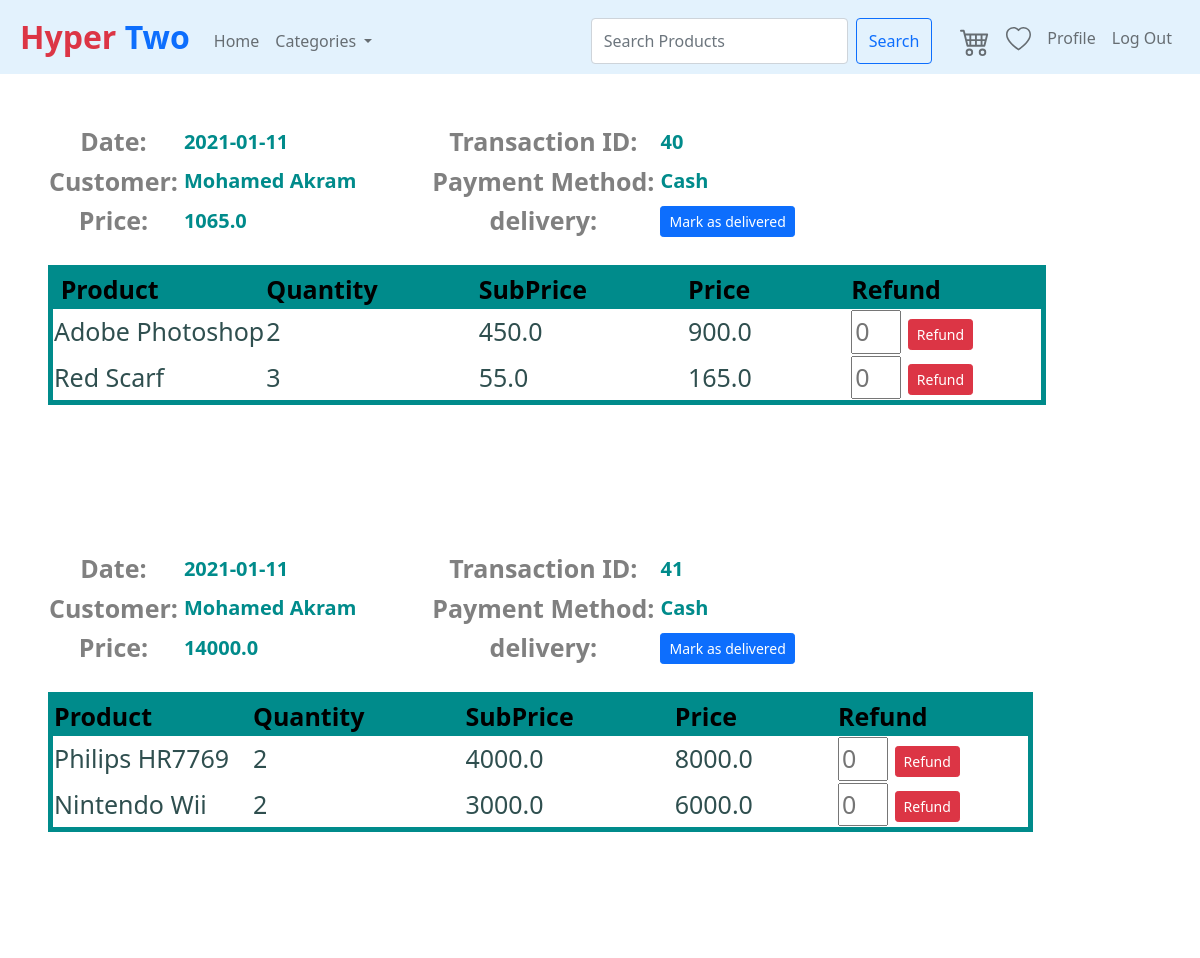
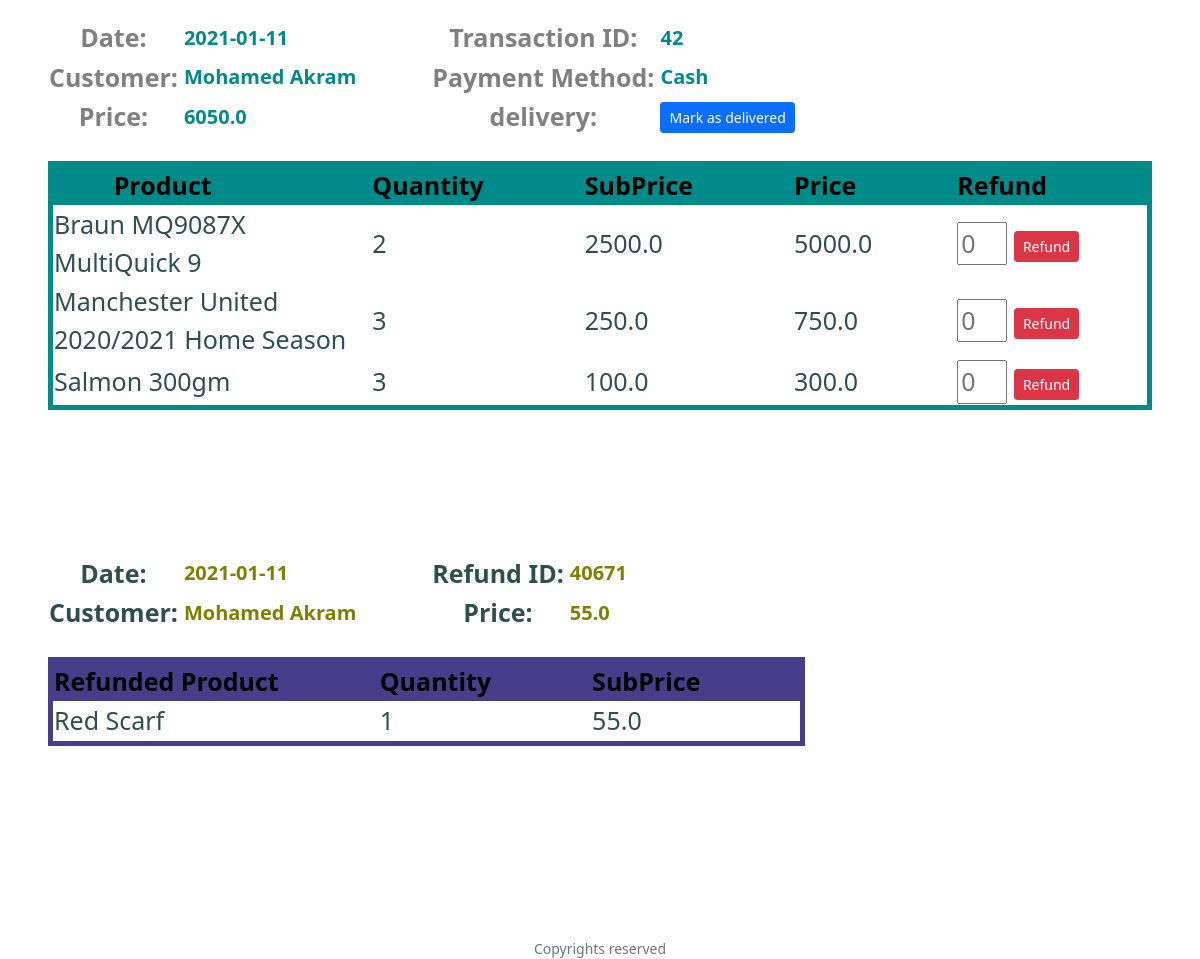
Page /Transactions (signed in) on the committed database (2 pictures, top to bottom).
### tables this page shows
CREATE TABLE Transactions (TransactionID INTEGER PRIMARY KEY AUTOINCREMENT UNIQUE NOT NULL, TransactionDate DATETIME, IsDelivered BOOLEAN, Price DOUBLE NOT NULL, PaymentMethod VARCHAR (100), CustomerID INT REFERENCES Customer (CustomerID) ON DELETE NO ACTION ON UPDATE CASCADE NOT NULL);

CREATE TABLE Customer (CustomerID INTEGER PRIMARY KEY AUTOINCREMENT UNIQUE NOT NULL, Username VARCHAR (300) NOT NULL UNIQUE, Password VARCHAR (300) NOT NULL, FirstName VARCHAR (300) NOT NULL, LastName VARCHAR (300) NOT NULL, Address VARCHAR (500), PhoneNumber VARCHAR (20), RegisterationCode VARCHAR (30) UNIQUE, CodeShares INT, PromoCode VARCHAR (300), VoucherValue INT);

CREATE TABLE Transaction_Contains_Products (TransactionID INT NOT NULL, ProductID INT NOT NULL, Quantity INT NOT NULL, BuyPrice DOUBLE NOT NULL, PRIMARY KEY (TransactionID, ProductID), FOREIGN KEY (TransactionID) REFERENCES Transactions (TransactionID) ON DELETE CASCADE ON UPDATE CASCADE, FOREIGN KEY (ProductID) REFERENCES Product ON DELETE NO ACTION ON UPDATE NO ACTION);

CREATE TABLE Product (ProductID INTEGER PRIMARY KEY AUTOINCREMENT NOT NULL UNIQUE, ProductName VARCHAR (300) NOT NULL UNIQUE, ProductDescription VARCHAR (5000), Price DOUBLE NOT NULL, Quantity INT NOT NULL, Rating DOUBLE CHECK (Rating >= 0 and Rating < 6), ImageURL VARCHAR (1000), SupplierID INT NOT NULL REFERENCES Suppliers (SupplierID), CategoryID INT NOT NULL REFERENCES Categories (CategoryID) ON DELETE CASCADE ON UPDATE CASCADE);

CREATE TABLE RefundProducts (RefundID INT NOT NULL, ProductID INT NOT NULL, Quantity INT NOT NULL, Price DOUBLE NOT NULL, PRIMARY KEY (RefundID, ProductID), FOREIGN KEY (RefundID) REFERENCES Refunds (RefundID) ON DELETE CASCADE ON UPDATE CASCADE, FOREIGN KEY (ProductID) REFERENCES Product ON DELETE NO ACTION ON UPDATE NO ACTION);

CREATE TABLE Refunds (RefundID INTEGER PRIMARY KEY AUTOINCREMENT UNIQUE NOT NULL, Price DOUBLE NOT NULL, DateRefunded DATETIME, TransactionID INT REFERENCES Transactions (TransactionID) ON DELETE RESTRICT ON UPDATE NO ACTION NOT NULL);

### application.py (the view, shortened to what this page needs)
@app.route("/Transactions", methods=["GET", "POST"])
@login_required
def Transactions():
    categories=GetCategories()
    rows = db.execute("SELECT * FROM Transactions WHERE CustomerID = :id",
                         id=session["user_id"])
    CustomerInfo = db.execute("SELECT * FROM Customer WHERE CustomerID = :id",
                        id=session["user_id"])
    TransConPros = []
    for row in rows:
        TransConPros.append(db.execute("SELECT T.TransactionID, T.ProductID, T.Quantity, P.ProductName, P.ProductID, T.BuyPrice FROM Transaction_Contains_Products as T, Product as P WHERE T.TransactionID = :id and T.ProductID=P.ProductID",
        id= row["TransactionID"]))
    Product = []
    for TransConPro in TransConPros:
        for row in TransConPro:
            Product.append(db.execute("SELECT * FROM Product WHERE ProductID = :id",
            id= row["ProductID"]))
    Refunds = []
    for row in rows:
        Refunds.append(db.execute("SELECT * FROM Refunds WHERE TransactionID = :id",
        id= row["TransactionID"]))
    Refund_Product = []
    for Refund in Refunds:
        for Ref in Refund:
            Refund_Product.append(db.execute("SELECT R.RefundID, R.ProductID, R.Quantity, P.ProductName, R.Price, P.ProductID FROM RefundProducts as R, Product as P WHERE RefundID = :id and R.ProductID=P.ProductID",
            id= Ref["RefundID"]))
    return render_template("Transactions.html" ,categories=categories,CustomerInfo = CustomerInfo ,
    rows = rows , TransConPros = TransConPros , Product = Product , Refunds = Refunds , Refund_Product =Refund_Product)

### application.py (called while the page is built)
@app.after_request
def after_request(response):
    response.headers["Cache-Control"] = "no-cache, no-store, must-revalidate"
    response.headers["Expires"] = 0
    response.headers["Pragma"] = "no-cache"
    return response

def GetCategories():
    categories=db.execute("Select * from Categories order by CategoryName")
    today = date.today()
    saleproducts = db.execute("SELECT * FROM In_Sale_Products")
    for product in saleproducts:
        prodid=product["ProductID"]
        productdate = product["SaleEndDate"].split("-")
        productdate = date(int(productdate[0]),int(productdate[1]),int(productdate[2]))
        if productdate < today:
            query = db.execute("DELETE FROM In_Sale_Products WHERE ProductID= :prodid",prodid=prodid)
    return categories

### helpers.py (called while the page is built)
def login_required(f):
    @wraps(f)
    def decorated_function(*args, **kwargs):
        if session.get("user_id") is None:
            return redirect("/login")
        return f(*args, **kwargs)
    return decorated_function

### templates/Transactions.html (shortened to what this page needs)
{% extends "layout.html" %}
{% block main %}
{% for row in rows%}
    <table class = "TransactionH">
        <thead class = "Head">
            <tr class = "H1">
                <th class = "Const"> Date: </th>
                <th class = "Var"> {{row.TransactionDate}} </th>
                <th class = "Const"> Transaction ID: </th>
                <th class = "Var"> {{row.TransactionID}} </th>
            </tr>
            <tr class = "H2">
                <th class = "Const"> Customer: </th>
                <th class = "Var"> {{CustomerInfo[0].FirstName}} {{CustomerInfo[0].LastName}} </th>
                <th class = "Const"> Payment Method: </th>
                <th class = "Var"> {{row.PaymentMethod}} </th>
            </tr>
            <tr class = "H3">
                <th class = "Const"> Price: </th>
                <th class = "Var"> {{row.Price}} </th>
                <th class = "Const"> delivery: </th>
                <th class = "Var">
                {%if not row.IsDelivered%}
                <form action="/Transactions" method="post">
                    <button class="btn btn-sm btn-primary" type="submit">Mark as delivered</button>
                </form>
                {%else%}
                delivered
                    {%endif%}
                </th>
            </tr>
        </thead>
    </table>
    <br>
    <table class = "TransactionB">
        <thead>
            <tr>
                <th class = "Fix"> Product </th>
                <th class = "Fix"> Quantity </th>
                <th class = "Fix"> SubPrice </th>
                <th class = "Fix"> Price </th>
                <th class = "Fix"> Refund </th>
            </tr>
        </thead>
        <tbody>
            {% for Trans in TransConPros %}
                {% for Tran in Trans %}
                        {% if row.TransactionID == Tran.TransactionID %}
                            <tr class = "T1R1">
                            <td> {{ Tran.ProductName }} </td>
                            <td> {{ Tran.Quantity }} </td>
                            <td> {{ Tran.BuyPrice }} </td>
                            <td> {{ Tran.Quantity * Tran.BuyPrice }} </td>
                            <td>
                                    <form action="/Transactions" method="post">
                                        <input type="number" name="Refund_Quantity" min="1" placeholder="0" style="width: 50px" required />
                                        <button class="btn btn-sm btn-danger" type="submit">Refund</button>
                                    </form>
                            </td>
                        </tr>
                        {% endif %}
                {% endfor %}
            {% endfor %}
        </tbody>
    </table>
<br><br><br><br><br><br>
{% endfor %}
{% for Refund in Refunds%}
    {% for Ref in Refund%}
        {% for Refund_Prod in Refund_Product %}
            {% for Refund_Pro in Refund_Prod %}
                {% if Refund_Pro.RefundID == Ref.RefundID%}
                <table class = "RefundH">
                    <thead class = "Head">
                        <tr class = "H1">
                            <th class = "ConstR"> Date: </th>
                            <th class = "VarR"> {{Ref.DateRefunded}} </th>
                            <th class = "ConstR"> Refund ID: </th>
                            <th class = "VarR"> {{Ref.RefundID}} </th>
                        </tr>
                        <tr class = "H2">
                            <th class = "ConstR"> Customer: </th>
                            <th class = "VarR"> {{CustomerInfo[0].FirstName}} {{CustomerInfo[0].LastName}} </th>
                            <th class = "ConstR"> Price: </th>
                            <th class = "VarR"> {{Ref.Price}} </th>
                        </tr>
                    </thead>
                </table>
    <br>
    <table class = "RefundB">
        <thead>
            <tr>
                <th class = "FixR"> Refunded Product </th>
                <th class = "FixR"> Quantity </th>
                <th class = "FixR"> SubPrice </th>
            </tr>
        </thead>
        <tbody>
             {% for Refund_Prod in Refund_Product %}
                 {% for Refund_Pro in Refund_Prod %}
                        {% if Refund_Pro.RefundID == Ref.RefundID%}
                            <tr class = "T1R1">
                                <td> {{ Refund_Pro.ProductName }} </td>
                                <td> {{ Refund_Pro.Quantity }} </td>
                                <td> {{ Refund_Pro.Price }} </td>
                            </tr>
                        {% endif %}
                {% endfor %}
            {% endfor %}
        </tbody>
    </table>
<br><br><br><br><br><br>
                {% endif %}
            {%endfor%}
        {%endfor%}
    {%endfor%}
{% endfor %}
{% endblock %}

### templates/layout.html (shortened to what this page needs)
<!DOCTYPE html>
<html lang="en">
    <head>
        <link href="https://cdn.jsdelivr.net/npm/bootstrap@5.0.0-beta1/dist/css/bootstrap.min.css" rel="stylesheet">
        <link rel="stylesheet" href="https://cdnjs.cloudflare.com/ajax/libs/font-awesome/4.7.0/css/font-awesome.min.css">
        <link href="/static/styles.css" rel="stylesheet">
    </head>
    <body>
        <nav class="navbar navbar-expand-md navbar-light" style="background-color: #e3f2fd;">
            <a class="navbar-brand" href="/"><span class="text-danger">Hyper </span><span class="text-primary">Two</span> </a>
            <ul class="navbar-nav mr-auto mt-2">
                <li class="nav-item"><a class="nav-link" href="/">Home</a></li>
                <li class="nav-item dropdown">
                    <a class="nav-link dropdown-toggle" href="#" id="navbarDropdownMenuLink" role="button" data-bs-toggle="dropdown" aria-expanded="false">
                      Categories
                    </a>
                </li>
            </ul>
            <ul class="navbar-nav ml-auto mt-2" style="position: Absolute; right: 20px;">
                <form class="d-flex" action="/search" method="get" style="padding-right: 20px;">
                    <input class="form-control me-2" name="search_for" type="search" placeholder="Search Products" aria-label="Search">
                    <button class="btn btn-outline-primary" type="submit">Search</button>
                  </form>
                {% if session.user_id %}
                        <li class="nav-item"><a class="nav-link" href="/cart"></a></li>
                          <li class="nav-item"><a class="nav-link" href="/wishlist"></a></li>
                        <li class="nav-item"><a class="nav-link" href="/Profile">Profile</a></li>
                        <li class="nav-item"><a class="nav-link" href="/logout">Log Out</a></li>
                {% else %}
                        <li class="nav-item"><a class="nav-link" href="/register">Register</a></li>
                        <li class="nav-item"><a class="nav-link" href="/login">Log In</a></li>
                {% endif %}
             </ul>
        </nav>
        <main class="container-fluid p-5">
            {% block main %}{% endblock %}
        </main>
        <footer class="small text-center text-muted">
            Copyrights reserved
        </footer>
    </body>
</html>

### static/styles.css (style rules this page uses)
body { perspective: 1000px; transform-style: preserve-3d; }
nav .navbar-brand { font-size: xx-large; padding-left: 20px; font-weight: bolder; }
main { overflow-x: auto; text-align: center; }
main th.Const { font-size: 25px; color:grey; padding-right:5px; }
main th.Var { font-size: 20px; color:darkcyan; padding-right:75px; text-align: left; }
main th.Fix { font-size: 25px; color:rgb(0, 0, 0); padding-right:100px; background-color:darkcyan; }
main table.TransactionB { border: 5px solid darkcyan; }
main tbody { font-weight: 500; font-size: 25px; color:darkslategray; text-align: left; }
main button { background-color: #537fbe; text-align: left; }
main th.ConstR { font-size: 25px; color:darkslategrey; padding-right:5px; }
main th.VarR { font-size: 20px; color:olive; padding-right:75px; text-align: left; }
main th.FixR { font-size: 25px; color:rgb(0, 0, 0); padding-right:100px; background-color:darkslateblue; }
main table.RefundB { border: 5px solid darkslateblue; }

### rows in the picture
Transactions: TransactionDate "2021-01-11", TransactionID "40", PaymentMethod "Cash", Price "1065.0"
Customer: FirstName "Mohamed", LastName "Akram"
Transaction_Contains_Products: ProductName "Adobe Photoshop", Quantity "2", BuyPrice "450.0", Tran.Quantity*Tran.BuyPrice "900.0"
Transaction_Contains_Products: ProductName "Red Scarf", Quantity "3", BuyPrice "55.0", Tran.Quantity*Tran.BuyPrice "165.0"
Transactions: TransactionDate "2021-01-11", TransactionID "41", PaymentMethod "Cash", Price "14000.0"
Transaction_Contains_Products: ProductName "Philips HR7769", Quantity "2", BuyPrice "4000.0", Tran.Quantity*Tran.BuyPrice "8000.0"
Transaction_Contains_Products: ProductName "Nintendo Wii", Quantity "2", BuyPrice "3000.0", Tran.Quantity*Tran.BuyPrice "6000.0"
Transactions: TransactionDate "2021-01-11", TransactionID "42", PaymentMethod "Cash", Price "6050.0"
Transaction_Contains_Products: ProductName "Braun MQ9087X MultiQuick 9", Quantity "2", BuyPrice "2500.0", Tran.Quantity*Tran.BuyPrice "5000.0"
Transaction_Contains_Products: ProductName "Manchester United 2020/2021 Home Season", Quantity "3", BuyPrice "250.0", Tran.Quantity*Tran.BuyPrice "750.0"
Transaction_Contains_Products: ProductName "Salmon 300gm", Quantity "3", BuyPrice "100.0", Tran.Quantity*Tran.BuyPrice "300.0"
Refunds: DateRefunded "2021-01-11", RefundID "40671", Price "55.0"
RefundProducts: ProductName "Red Scarf", Quantity "1", Price "55.0"
